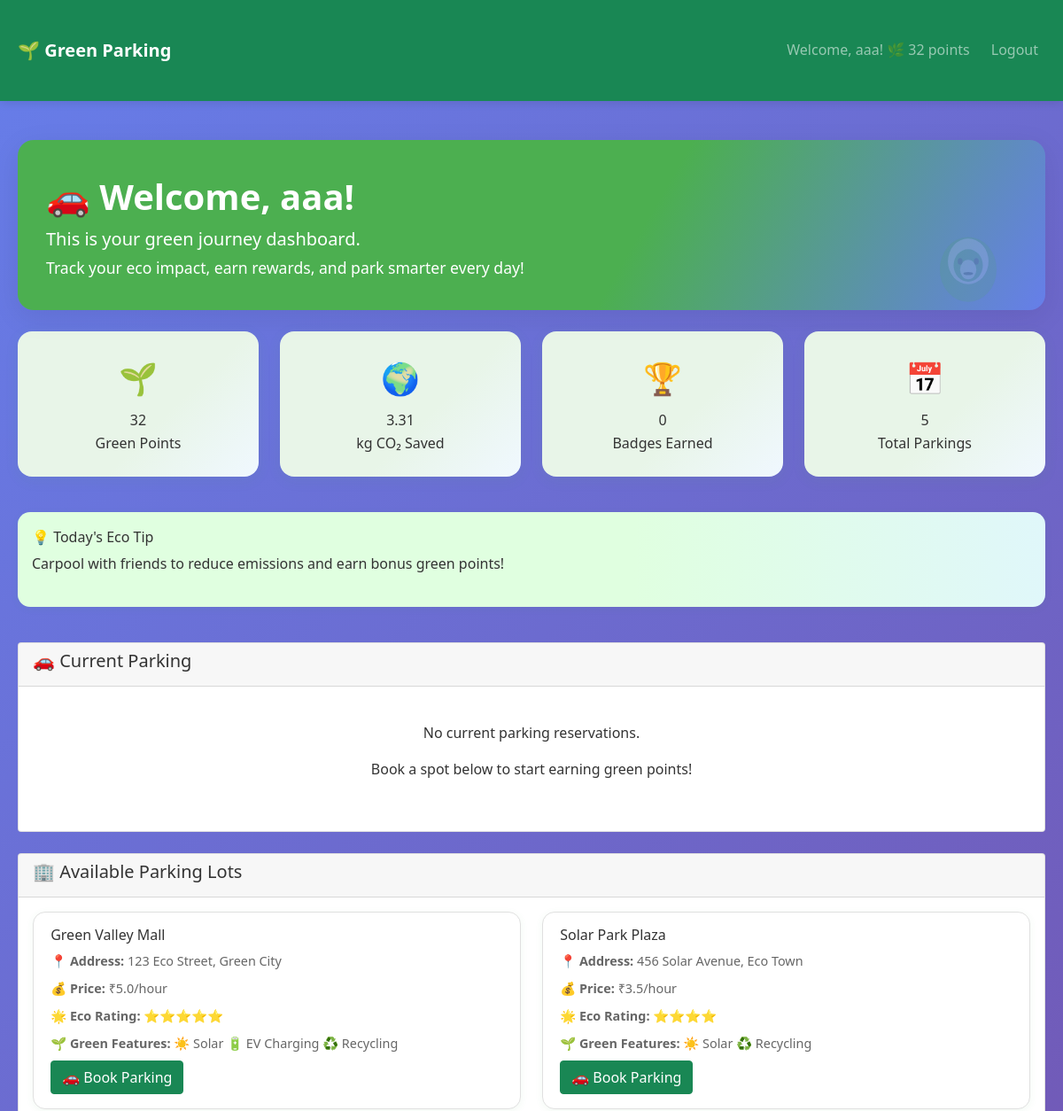
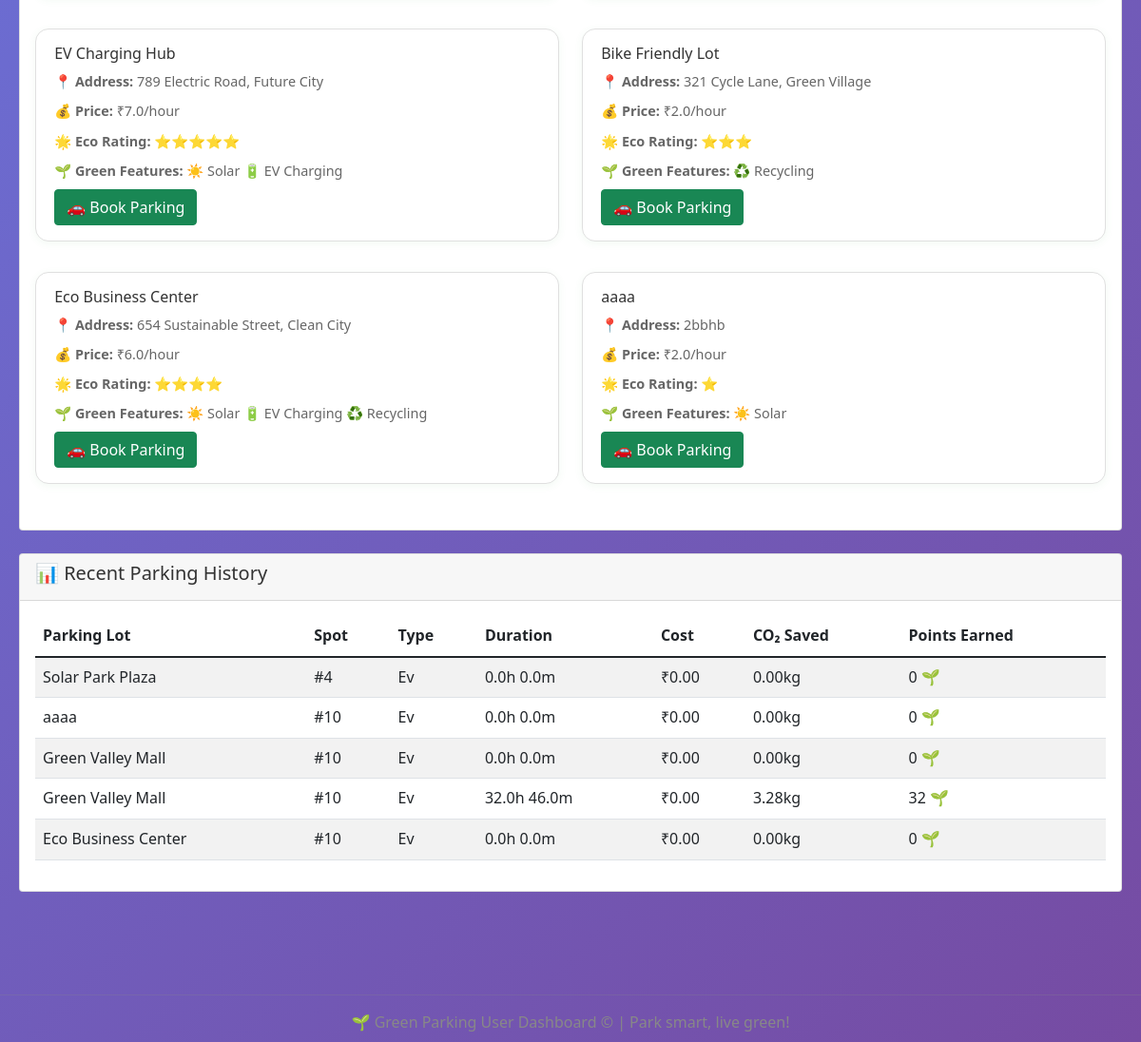
Page /user (signed in) on the committed database (2 pictures, top to bottom).
### tables this page shows
CREATE TABLE users (
            id INTEGER PRIMARY KEY AUTOINCREMENT,
            username TEXT UNIQUE NOT NULL,
            password TEXT NOT NULL,
            email TEXT NOT NULL,
            carbon_saved REAL DEFAULT 0,
            green_points INTEGER DEFAULT 0,
            badges TEXT DEFAULT '',
            created_at DATETIME DEFAULT CURRENT_TIMESTAMP
        );

CREATE TABLE eco_tips (
            id INTEGER PRIMARY KEY AUTOINCREMENT,
            tip_text TEXT NOT NULL,
            category TEXT NOT NULL
        );

CREATE TABLE parking_lots (
            id INTEGER PRIMARY KEY AUTOINCREMENT,
            name TEXT NOT NULL,
            address TEXT NOT NULL,
            pincode TEXT NOT NULL,
            price REAL NOT NULL,
            max_spots INTEGER NOT NULL,
            eco_rating INTEGER DEFAULT 3,
            has_solar INTEGER DEFAULT 0,
            has_ev_charging INTEGER DEFAULT 0,
            has_recycling INTEGER DEFAULT 0,
            created_at DATETIME DEFAULT CURRENT_TIMESTAMP
        );

CREATE TABLE reservations (
            id INTEGER PRIMARY KEY AUTOINCREMENT,
            spot_id INTEGER NOT NULL,
            user_id INTEGER NOT NULL,
            parking_timestamp DATETIME,
            leaving_timestamp DATETIME,
            cost REAL,
            carbon_saved REAL DEFAULT 0,
            green_points_earned INTEGER DEFAULT 0,
            FOREIGN KEY (spot_id) REFERENCES parking_spots (id),
            FOREIGN KEY (user_id) REFERENCES users (id)
        );

CREATE TABLE parking_spots (
            id INTEGER PRIMARY KEY AUTOINCREMENT,
            lot_id INTEGER NOT NULL,
            spot_number TEXT NOT NULL,
            status TEXT DEFAULT 'A',
            spot_type TEXT DEFAULT 'car',
            FOREIGN KEY (lot_id) REFERENCES parking_lots (id)
        );

### app.py (the view)
@app.route('/user')
def user_dashboard():
    if 'user_id' not in session or session['username'] == 'admin':
        return redirect(url_for('login'))
    conn = sqlite3.connect(DATABASE)
    cursor = conn.cursor()
    cursor.execute('SELECT * FROM users WHERE id = ?', (session['user_id'],))
    user = cursor.fetchone()
    cursor.execute('SELECT * FROM parking_lots')
    lots = cursor.fetchall()
    cursor.execute('''
        SELECT r.*, pl.name as lot_name, ps.spot_number, ps.spot_type
        FROM reservations r
        JOIN parking_spots ps ON r.spot_id = ps.id
        JOIN parking_lots pl ON ps.lot_id = pl.id
        WHERE r.user_id = ? AND r.leaving_timestamp IS NULL
    ''', (session['user_id'],))
    current_reservations = cursor.fetchall()
    cursor.execute('''
        SELECT r.*, pl.name as lot_name, ps.spot_number, ps.spot_type
        FROM reservations r
        JOIN parking_spots ps ON r.spot_id = ps.id
        JOIN parking_lots pl ON ps.lot_id = pl.id
        WHERE r.user_id = ? AND r.leaving_timestamp IS NOT NULL
        ORDER BY r.leaving_timestamp DESC LIMIT 5
    ''', (session['user_id'],))
    history = cursor.fetchall()
    conn.close()
    eco_tip = get_random_eco_tip()
    return render_template('user_dashboard.html',
                         user=user,
                         lots=lots,
                         current_reservations=current_reservations,
                         history=history,
                         eco_tip=eco_tip)

### app.py (called while the page is built)
@app.template_filter('strptime')
def strptime_filter(s, fmt):
    return datetime.strptime(s, fmt)

def get_random_eco_tip():
    conn = sqlite3.connect(DATABASE)
    cursor = conn.cursor()
    cursor.execute('SELECT tip_text FROM eco_tips ORDER BY RANDOM() LIMIT 1')
    tip = cursor.fetchone()
    conn.close()
    return tip[0] if tip else "Save the planet with green parking!"

### templates/user_dashboard.html (shortened to what this page needs)
<!DOCTYPE html>
<html lang="en">
<head>
    <link href="https://cdn.jsdelivr.net/npm/bootstrap@5.1.3/dist/css/bootstrap.min.css" rel="stylesheet">
    <link rel="stylesheet" href="{{ url_for('static', filename='style.css') }}">
</head>
<body class="green-bg">
    <nav class="navbar navbar-expand-lg navbar-dark bg-success">
        <div class="container">
            <a class="navbar-brand fw-bold" href="#">🌱 Green Parking</a>
            <div class="navbar-nav ms-auto">
                <span class="navbar-text me-3">
                    Welcome, {{ session.username }}! 🌿 {{ user[5] }} points
                </span>
                <a class="nav-link" href="{{ url_for('logout') }}">Logout</a>
            </div>
        </div>
    </nav>
    <div class="container mt-4">
        <div class="hero-user mb-4 position-relative">
            <div>
                <h1 class="display-6 fw-bold mb-2">🚗 Welcome, {{ session.username }}!</h1>
                <p class="lead mb-0">This is your green journey dashboard.<br>
                <span style="font-size:1.1rem;">Track your eco impact, earn rewards, and park smarter every day!</span></p>
            </div>
        </div>
        <div class="row mb-4">
            <div class="col-md-3">
                <div class="stat-card">
                    <div class="stat-icon">🌱</div>
                    <div class="stat-number">{{ user[5] }}</div>
                    <div class="stat-label">Green Points</div>
                </div>
            </div>
            <div class="col-md-3">
                <div class="stat-card">
                    <div class="stat-icon">🌍</div>
                    <div class="stat-number">{{ "%.2f"|format(user[4]) }}</div>
                    <div class="stat-label">kg CO₂ Saved</div>
                </div>
            </div>
            <div class="col-md-3">
                <div class="stat-card">
                    <div class="stat-icon">🏆</div>
                    <div class="stat-number">{{ user[6].count(',') + 1 if user[6] else 0 }}</div>
                    <div class="stat-label">Badges Earned</div>
                </div>
            </div>
            <div class="col-md-3">
                <div class="stat-card">
                    <div class="stat-icon">📅</div>
                    <div class="stat-number">{{ history|length }}</div>
                    <div class="stat-label">Total Parkings</div>
                </div>
            </div>
        </div>
        <div class="row mb-4">
            <div class="col-md-12">
                <div class="eco-tip-card">
                    <h6>💡 Today's Eco Tip</h6>
                    <p>{{ eco_tip }}</p>
                </div>
            </div>
        </div>
        <div class="row mb-4">
            <div class="col-md-12">
                <div class="card">
                    <div class="card-header">
                        <h5>🚗 Current Parking</h5>
                    </div>
                    <div class="card-body">
                        {% if current_reservations %}
                            {% for reservation in current_reservations %}
                            <div class="alert alert-info">
                                <h6>📍 {{ reservation[11] }}</h6>
                                <p><strong>Spot:</strong> #{{ reservation[12] }} ({{ reservation[13]|title }} spot)</p>
                                <p><strong>Parked since:</strong> {{ reservation[3][:19] }}</p>
                                <a href="{{ url_for('checkout', reservation_id=reservation[0]) }}"
                                   class="btn btn-warning">
                                    🚪 Check Out & Earn Green Points
                                </a>
                            </div>
                            {% endfor %}
                        {% else %}
                            <div class="text-center py-4">
                                <p>No current parking reservations.</p>
                                <p>Book a spot below to start earning green points!</p>
                            </div>
                        {% endif %}
                    </div>
                </div>
            </div>
        </div>
        <div class="row mb-4">
            <div class="col-md-12">
                <div class="card">
                    <div class="card-header">
                        <h5>🏢 Available Parking Lots</h5>
                    </div>
                    <div class="card-body">
                        {% if lots %}
                            <div class="row">
                                {% for lot in lots %}
                                <div class="col-md-6 mb-3">
                                    <div class="lot-card">
                                        <h6>{{ lot[1] }}</h6>
                                        <p><strong>📍 Address:</strong> {{ lot[2] }}</p>
                                        <p><strong>💰 Price:</strong> ₹{{ lot[4] }}/hour</p>
                                        <p><strong>🌟 Eco Rating:</strong>
                                            {% for i in range(lot[6]) %}⭐{% endfor %}
                                        </p>
                                        <p><strong>🌱 Green Features:</strong>
                                            {% if lot[7] %}☀️ Solar {% endif %}
                                            {% if lot[8] %}🔋 EV Charging {% endif %}
                                            {% if lot[9] %}♻️ Recycling{% endif %}
                                        </p>
                                        <a href="{{ url_for('book_parking', lot_id=lot[0]) }}"
                                           class="btn btn-success">
                                            🚗 Book Parking
                                        </a>
                                    </div>
                                </div>
                                {% endfor %}
                            </div>
                        {% else %}
                            <div class="text-center py-4">
                                <p>No parking lots available at the moment.</p>
                            </div>
                        {% endif %}
                    </div>
                </div>
            </div>
        </div>
        <div class="row">
            <div class="col-md-12">
                <div class="card">
                    <div class="card-header">
                        <h5>📊 Recent Parking History</h5>
                    </div>
                    <div class="card-body">
                        {% if history %}
                            <div class="table-responsive">
                                <table class="table table-striped">
                                    <thead>
                                        <tr>
                                            <th>Parking Lot</th>
                                            <th>Spot</th>
                                            <th>Type</th>
                                            <th>Duration</th>
                                            <th>Cost</th>
                                            <th>CO₂ Saved</th>
                                            <th>Points Earned</th>
                                        </tr>
                                    </thead>
                                    <tbody>
                                        {% for record in history %}
                                        <tr>
                                            <td>{{ record[8] }}</td>
                                            <td>#{{ record[9] }}</td>
                                            <td>{{ record[10]|title }}</td>
                                            <td>
                                                {% set duration = (record[4][:19] | strptime('%Y-%m-%d %H:%M:%S')) - (record[3][:19] | strptime('%Y-%m-%d %H:%M:%S')) %}
                                                {{ duration.total_seconds() // 3600 }}h {{ (duration.total_seconds() % 3600) // 60 }}m
                                            </td>
                                            <td>₹{{ "%.2f"|format(record[5]) }}</td>
                                            <td>{{ "%.2f"|format(record[6]) }}kg</td>
                                            <td>{{ record[7] }} 🌱</td>
                                        </tr>
                                        {% endfor %}
                                    </tbody>
                                </table>
                            </div>
                        {% else %}
                            <div class="text-center py-4">
                                <p>No parking history yet.</p>
                                <p>Book your first parking spot to start building your green profile!</p>
                            </div>
                        {% endif %}
                    </div>
                </div>
            </div>
        </div>
    </div>
    <div class="footer-user">
        <hr>
        <div>
            <span>🌱 Green Parking User Dashboard &copy; {{ current_year }} | Park smart, live green!</span>
        </div>
    </div>
</body>
</html>

### static/style.css (style rules this page uses)
* { margin: 0; padding: 0; box-sizing: border-box; }
body { font-family: 'Segoe UI', Tahoma, Geneva, Verdana, sans-serif; line-height: 1.6; color: #333; background: linear-gradient(135deg, #667eea 0%, #764ba2 100%); min-height: 100vh; }
.container { max-width: 1200px; margin: 0 auto; padding: 20px; }
.navbar { background: rgba(255, 255, 255, 0.95); backdrop-filter: blur(10px); padding: 1rem 0; box-shadow: 0 2px 10px rgba(0, 0, 0, 0.1); position: sticky; top: 0; z-index: 100; }
.stat-card { background: rgba(255, 255, 255, 0.95); padding: 1.5rem; border-radius: 12px; text-align: center; box-shadow: 0 4px 15px rgba(0, 0, 0, 0.1); transition: transform 0.3s ease; }
.lot-card, .admin-lot-card { background: white; padding: 1.5rem; border-radius: 10px; box-shadow: 0 4px 10px rgba(0, 0, 0, 0.1); transition: transform 0.3s ease, box-shadow 0.3s ease; border: 1px solid #e0e0e0; }
.lot-card p, .admin-lot-card p { margin-bottom: 0.5rem; color: #666; font-size: 0.9rem; }

### templates/user_dashboard.html (style rules this page uses)
.hero-user { background: linear-gradient(120deg, #4CAF50 60%, #667eea 100%); color: #fff; border-radius: 18px; padding: 2.5rem 2rem 2rem 2rem; margin-bottom: 2rem; box-shadow: 0 8px 32px rgba(0,0,0,0.08); position: relative; overflow: hidden; }
.user-mascot { position: absolute; right: 2rem; bottom: 0; width: 110px; opacity: 0.13; }
.stat-card { background: linear-gradient(135deg, #e8f5e8 60%, #f0f8ff 100%); border-radius: 16px; box-shadow: 0 4px 16px rgba(76,175,80,0.08); padding: 1.5rem 1rem; text-align: center; transition: transform 0.2s, box-shadow 0.2s; margin-bottom: 1rem; }
.stat-icon { font-size: 2.2rem; margin-bottom: 0.5rem; }
.eco-tip-card { background: linear-gradient(90deg, #e0ffe0 60%, #e0f7fa 100%); border-radius: 14px; padding: 1.2rem 1rem; box-shadow: 0 2px 8px rgba(76,175,80,0.07); margin-bottom: 1rem; }
.lot-card { background: #fff; border-radius: 14px; box-shadow: 0 2px 8px rgba(76,175,80,0.07); padding: 1rem 1.2rem; margin-bottom: 1rem; transition: box-shadow 0.2s, transform 0.2s; }
.footer-user { margin-top: 3rem; padding: 1.5rem 0 0.5rem 0; text-align: center; color: #888; font-size: 1rem; }

### rows in the picture
users: green_points "32", carbon_saved "3.31", badges "0"
eco_tips: tip_text "Carpool with friends to reduce emissions and earn bonus green points!"
parking_lots: name "Green Valley Mall", address "123 Eco Street, Green City", price "5.0", has_solar "☀️ Solar", has_ev_charging "🔋 EV Charging", has_recycling "♻️ Recycling"
parking_lots: name "Solar Park Plaza", address "456 Solar Avenue, Eco Town", price "3.5", has_solar "☀️ Solar", has_recycling "♻️ Recycling"
parking_lots: name "EV Charging Hub", address "789 Electric Road, Future City", price "7.0", has_solar "☀️ Solar", has_ev_charging "🔋 EV Charging"
parking_lots: name "Bike Friendly Lot", address "321 Cycle Lane, Green Village", price "2.0", has_recycling "♻️ Recycling"
parking_lots: name "Eco Business Center", address "654 Sustainable Street, Clean City", price "6.0", has_solar "☀️ Solar", has_ev_charging "🔋 EV Charging", has_recycling "♻️ Recycling"
parking_lots: name "aaaa", address "2bbhb", price "2.0", eco_rating 1 (drawn), has_solar "☀️ Solar"
reservations: name "Solar Park Plaza", spot_number "4", spot_type "Ev", duration "0.0", value "0.0", cost "0.00", carbon_saved "0.00", green_points_earned "0"
reservations: name "aaaa", spot_number "10", spot_type "Ev", duration "0.0", value "0.0", cost "0.00", carbon_saved "0.00", green_points_earned "0"
reservations: name "Green Valley Mall", spot_number "10", spot_type "Ev", duration "0.0", value "0.0", cost "0.00", carbon_saved "0.00", green_points_earned "0"
reservations: name "Green Valley Mall", spot_number "10", spot_type "Ev", duration "32.0", value "46.0", cost "0.00", carbon_saved "3.28", green_points_earned "32"
reservations: name "Eco Business Center", spot_number "10", spot_type "Ev", duration "0.0", value "0.0", cost "0.00", carbon_saved "0.00", green_points_earned "0"

### other values in the picture
{{ session.username }} "aaa"
{{ history|length }} "5"
